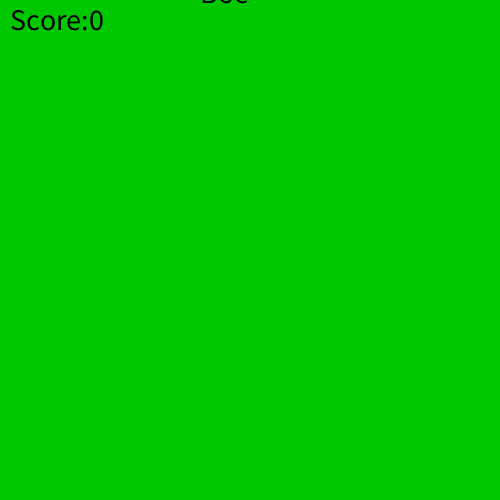
Frame 1 (no input)
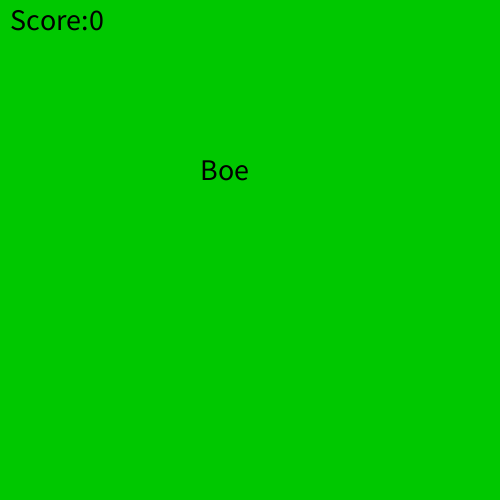
Frame 60 (the mouse pressed at the canvas centre just before this capture)
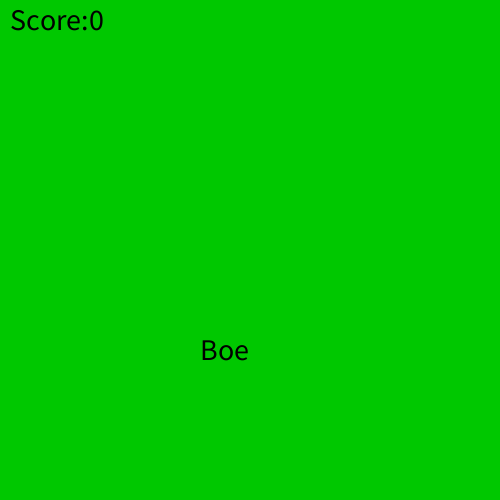
Frame 120 (the mouse held since frame 60 and released just before this capture)

The Processing sketch that drew these frames (run headless with seeded random() and noise(); from frame 60 on, the mouse is pressed at the canvas centre):

// Processing sketch: Super_belangrijk_Game_maybe
// ── Super_belangrijk_Game_maybe.pde
  float x = 200;
  float y = 0;
  int score = 0;
  
  
void setup(){
 size(500,500);
 textSize(30);
 fill(0,0,0);
}

void draw(){
  background(0,200,0);
  y = y + 3;
  x = x + 0;
  println("aanroep " + frameCount);
  text ("Boe", x,y);
  text ("Score:"+score,10,30);
  
  if (y > height) {
  y = 0;
  x = random(100,400);
  score++;
  //if (x > width)
  //x = random(100,400);
  }

  
}
